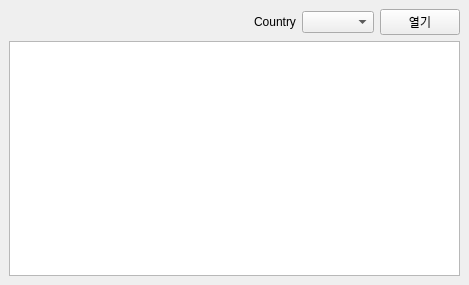
<?xml version="1.0" encoding="UTF-8"?>
<ui version="4.0">
 <class>MainWindow</class>
 <widget class="QMainWindow" name="MainWindow">
  <property name="geometry">
   <rect>
    <x>0</x>
    <y>0</y>
    <width>469</width>
    <height>285</height>
   </rect>
  </property>
  <property name="windowTitle">
   <string>MainWindow</string>
  </property>
  <widget class="QWidget" name="centralwidget">
   <layout class="QVBoxLayout" name="verticalLayout">
    <item>
     <layout class="QHBoxLayout" name="horizontalLayout_2">
      <item>
       <spacer name="horizontalSpacer_2">
        <property name="orientation">
         <enum>Qt::Horizontal</enum>
        </property>
        <property name="sizeHint" stdset="0">
         <size>
          <width>40</width>
          <height>20</height>
         </size>
        </property>
       </spacer>
      </item>
      <item>
       <widget class="QLabel" name="label">
        <property name="text">
         <string>Country</string>
        </property>
       </widget>
      </item>
      <item>
       <widget class="QComboBox" name="cboCountry"/>
      </item>
      <item>
       <widget class="QPushButton" name="btnOpen">
        <property name="text">
         <string>열기</string>
        </property>
       </widget>
      </item>
     </layout>
    </item>
    <item>
     <widget class="QTableView" name="tableView">
      <attribute name="horizontalHeaderStretchLastSection">
       <bool>false</bool>
      </attribute>
     </widget>
    </item>
   </layout>
  </widget>
  <widget class="QMenuBar" name="menubar">
   <property name="geometry">
    <rect>
     <x>0</x>
     <y>0</y>
     <width>469</width>
     <height>20</height>
    </rect>
   </property>
  </widget>
 </widget>
 <resources/>
 <connections/>
</ui>
